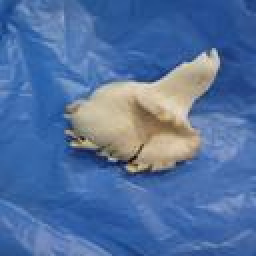
#> input picture BFC/data/test/image_01.jpg, 128 x 128 px, found by its file name (shown 2 times larger); its folder holds 4 pictures in this run
$ python rotate_zoom.py
#> lines starting #> are read from the running program, lines starting #| are printed output that depends on the picture
import os
import random
import numpy as np
import cv2

def rotate_and_zoom(image, angle_range=(-30, 30), scale_range=(0.8, 1.2), border_mode=cv2.BORDER_REPLICATE):
    """
    Apply random rotation and zooming to an image, simulating a camera view change without black borders.

    Parameters:
    - image: Input image as a numpy array (BGR format from OpenCV).
    - angle_range: Tuple of (min, max) rotation angles in degrees (default: -30 to 30).
    - scale_range: Tuple of (min, max) scaling factors (default: 0.8 to 1.2).
    - border_mode: OpenCV border mode to handle out-of-bound pixels (default: cv2.BORDER_REPLICATE).

    Returns:
    - Augmented image with rotation and scaling applied, fully filled with content.
    """
    # Get image dimensions
    height, width = image.shape[:2]

    # Randomly select angle and scale within the specified ranges
    angle = random.uniform(angle_range[0], angle_range[1])
    scale = random.uniform(scale_range[0], scale_range[1])

    # Define the center point for rotation and scaling
    center = (width / 2, height / 2)

    # Create the transformation matrix for rotation and scaling
    M = cv2.getRotationMatrix2D(center, angle, scale)

    # Apply the transformation, using border replication to avoid black areas
    augmented_image = cv2.warpAffine(image, M, (width, height), borderMode=border_mode)

    return augmented_image

# Set input and output directories
input_folder = "test"
output_folder = "attack_dataset/rotate_zoom_test"

# Create output folder if it doesn’t exist
if not os.path.exists(output_folder):
    os.makedirs(output_folder)

# Get list of .jpg files in the input folder
image_files = [f for f in os.listdir(input_folder) if f.endswith('.jpg')]

# Set random seed for reproducibility
random.seed(42)

# Process each image
for img_file in image_files:
    input_path = os.path.join(input_folder, img_file)
    output_path = os.path.join(output_folder, img_file)

    # Load the image
    image = cv2.imread(input_path)
#> image is the input picture: shape (128, 128, 3); mean B, G, R 160.2, 112.8, 82.1
    if image is None:
        print(f"Warning: Could not load image {input_path}. Skipping.")
        continue

    # Apply rotation and zoom augmentation with border replication
    augmented_image = rotate_and_zoom(image, angle_range=(-90, 90), scale_range=(0.8, 1.2), border_mode=cv2.BORDER_REPLICATE)
#> in rotate_and_zoom, `augmented_image = cv2.warpAffine(image, M, (width, height), borderMode..`:
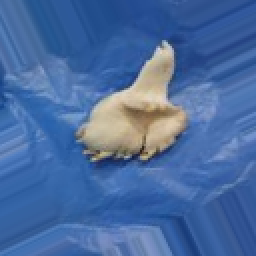
#> augmented_image: shape (128, 128, 3) (shown 2 times larger); mean B, G, R 159.4, 107.4, 73.8

    # Save the augmented image
    cv2.imwrite(output_path, augmented_image)
    print(f"Processed and saved: {output_path}")
#> pass 2 of the loop `for img_file in image_files:`:
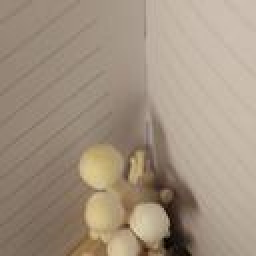
#> input picture BFC/data/test/image_02.jpg, 128 x 128 px, found by its file name (shown 2 times larger)
#> image is the input picture: shape (128, 128, 3); mean B, G, R 128.9, 146.6, 162.4
#> in rotate_and_zoom (call 2), `augmented_image = cv2.warpAffine(image, M, (width, height), borderMode..`:
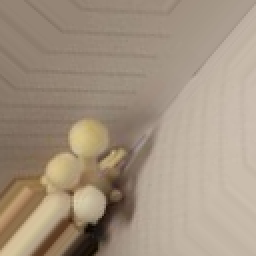
#> augmented_image: shape (128, 128, 3) (shown 2 times larger); mean B, G, R 129, 147.3, 163.5
#> pass 3 of the loop `for img_file in image_files:`:
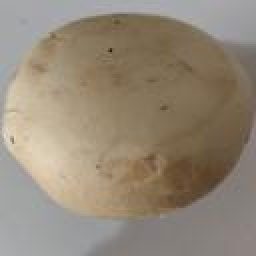
#> input picture BFC/data/test/image_03.jpg, 128 x 128 px, found by its file name (shown 2 times larger)
#> image is the input picture: shape (128, 128, 3); mean B, G, R 119.4, 136, 148
#> in rotate_and_zoom (call 3), `augmented_image = cv2.warpAffine(image, M, (width, height), borderMode..`:
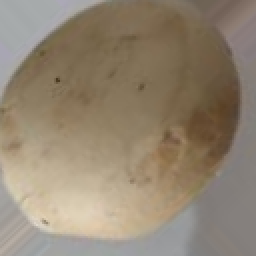
#> augmented_image: shape (128, 128, 3) (shown 2 times larger); mean B, G, R 113.5, 132.6, 146.5
#> the loop made 4 passes; the first 3 are shown
